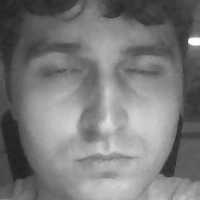
#> input picture tools/data/0.pgm, 200 x 200 px, given in place of the camera
$ python data_collection.py
#> lines starting #> are read from the running program, lines starting #| are printed output that depends on the picture
import cv2

def generate():
  face_cascade = cv2.CascadeClassifier('./cascades/haarcascade_frontalface_default.xml')
  eye_cascade = cv2.CascadeClassifier('./cascades/haarcascade_eye.xml')
  camera = cv2.VideoCapture(0)
  count = 0
  while (True):
    ret, frame = camera.read()
#> frame is the input picture: shape (200, 200, 3); min 31, max 252, mean 121.3
    gray = cv2.cvtColor(frame, cv2.COLOR_BGR2GRAY)

    faces = face_cascade.detectMultiScale(gray, 1.3, 5)
#> faces = [[17, 9, 177, 177]]

    for (x,y,w,h) in faces:
        img = cv2.rectangle(frame,(x,y),(x+w,y+h),(255,0,0),2)

        f = cv2.resize(gray[y:y+h, x:x+w], (200, 200))

        cv2.imwrite('C://Users//Sergey//Documents//GitHub//cv_python//tools//data//%s.pgm' % str(count), f)
        count += 1
#> this loop made 1 pass
#> (x, y, w, h, count) on pass 1: (17, 9, 177, 177, 1)
#> pass 1, in generate, `img = cv2.rectangle(frame,(x,y),(x+w,y+h),(255,0,0),2)`:
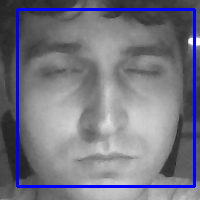
#> img: shape (200, 200, 3); mean B, G, R 129.8, 116.3, 116.3
#> pass 1, in generate, `f = cv2.resize(gray[y:y+h, x:x+w], (200, 200))`:
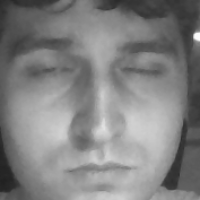
#> f: shape (200, 200); min 33, max 251, mean 129.4
#> after the loop, count = 1

    cv2.imshow("camera", frame)
    if cv2.waitKey(80) & 0xff == ord("q"):
#> (key q is pressed here)
      break

  camera.release()
  cv2.destroyAllWindows()

if __name__ == "__main__":
  generate()
